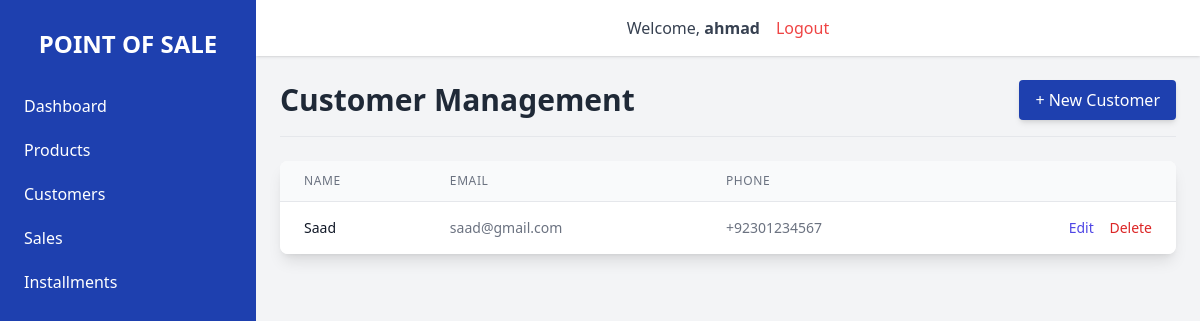
/customers/ (signed in), run on an earlier commit of the app's database.
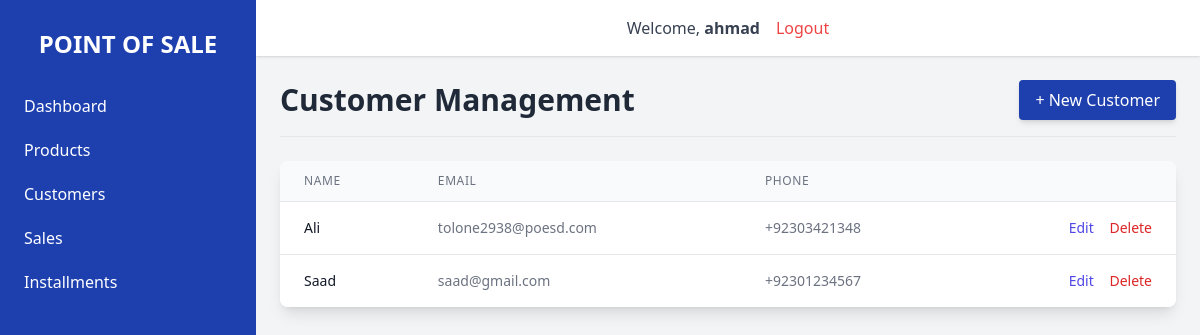
And on a later commit of the database.
### customers/models.py (models this page shows, shortened)
class Customer(models.Model):
    name = models.CharField(max_length=200)
    phone = models.CharField(max_length=20, blank=True, null=True)
    email = models.EmailField(max_length=254, unique=True)
    address = models.TextField(blank=True)
    created_at = models.DateTimeField(auto_now_add=True)
    class Meta:
        ordering = ['name']

### customers/views.py (the view)
# urls.py: path('', views.CustomerListView.as_view(), name='customer_list'),
class CustomerListView(LoginRequiredMixin, ListView):
    model = Customer
    template_name = 'customers/customer_list.html'
    context_object_name = 'customers'

### customers/templates/customers/customer_list.html (shortened to what this page needs)
{% extends 'base.html' %}
{% block content %}
<div class="space-y-6">
    <div class="flex justify-between items-center border-b pb-4 mb-4">
        <h1 class="text-3xl font-bold text-gray-800">Customer Management</h1>
        <a href="{% url 'customers:customer_create' %}" class="bg-primary-blue hover:bg-blue-800 text-white font-medium py-2 px-4 rounded transition duration-150 shadow-md">
            + New Customer
        </a>
    </div>
    <div class="bg-white shadow-lg rounded-lg overflow-x-auto">
        <table class="min-w-full divide-y divide-gray-200">
            <thead class="bg-gray-50">
                <tr>
                    <th class="px-6 py-3 text-left text-xs font-medium text-gray-500 uppercase tracking-wider">Name</th>
                    <th class="px-6 py-3 text-left text-xs font-medium text-gray-500 uppercase tracking-wider hidden sm:table-cell">Email</th>
                    <th class="px-6 py-3 text-left text-xs font-medium text-gray-500 uppercase tracking-wider hidden md:table-cell">Phone</th>
                    <th class="relative px-6 py-3">
                    </th>
                </tr>
            </thead>
            <tbody class="bg-white divide-y divide-gray-200">
                {% for customer in customers %}
                <tr>
                    <td class="px-6 py-4 whitespace-nowrap text-sm font-medium text-gray-900">{{ customer.name }}</td>
                    <td class="px-6 py-4 whitespace-nowrap text-sm text-gray-500 hidden sm:table-cell">{{ customer.email }}</td>
                    <td class="px-6 py-4 whitespace-nowrap text-sm text-gray-500 hidden md:table-cell">{{ customer.phone|default:"N/A" }}</td>
                    <td class="px-6 py-4 whitespace-nowrap text-right text-sm font-medium">
                        <a href="{% url 'customers:customer_update' customer.pk %}" class="text-indigo-600 hover:text-indigo-900 mr-3">Edit</a>
                        <a href="{% url 'customers:customer_delete' customer.pk %}" class="text-red-600 hover:text-red-900">Delete</a>
                    </td>
                </tr>
                {% empty %}
                <tr>
                    <td colspan="4" class="px-6 py-4 text-center text-gray-500">No customers found.</td>
                </tr>
                {% endfor %}
            </tbody>
        </table>
    </div>
</div>
{% endblock content %}

What changed in the data, as far as the page shows it:
added Customer: name "Ali", email "tolone2938@poesd.com", phone "+92303421348"
